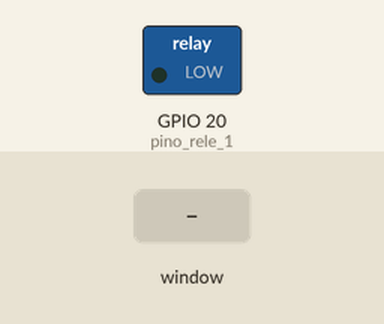
A program run on a simulated Raspberry Pi (BCM pin numbers). Shown: switched loads named in the program (green lamp = pin HIGH). The test bench sets the inputs (shaded band). The desktop window is not drawn, its controls go by their first labels and the mouse button is held 0.15 s.

Above: at 1.2 s.
1.3 s: control labelled "Ligar" in the window clicked
At 2.3 s:
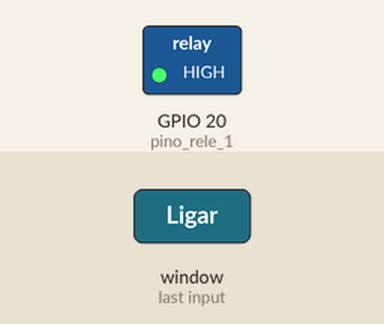
Timing chart, 0 to 4.3 s (numbered marks = the images above; inputs shaded):
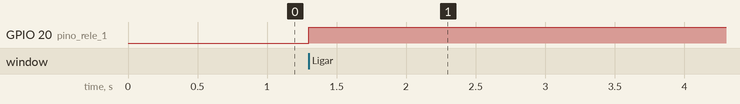

The program:

CodigoRele.py
```python
#
# Controle de relé em Python (IDLE 3.5.3) e Tkinter para Raspberry Pi.


# Data: 29/04/2019
# --------------------------------------------------------------------

from tkinter import *
import RPi.GPIO as GPIO

# Configuração das GPIOs (BCM)
pino_rele_1 = 20

GPIO.setmode(GPIO.BCM)
GPIO.setup(pino_rele_1, GPIO.OUT)

class App:
    def __init__(self, master=None):

        #Configurar nomes dos relés e app de sua preferência
        self.tituloRele1 = "Rele Solenoide"
        ##self.tituloApp = "If Maker - Irrigação"
        self.fonteApp = ("Calibri", "12")

        #Container e widget Título
        self.containerTitulo = Frame(master)
        self.containerTitulo["pady"] = 10
        self.containerTitulo["padx"] = 50
        self.containerTitulo.pack()

        self.tituloApp = Label(self.containerTitulo, font=self.fonteApp)
        self.tituloApp.pack()

        #Container e widgets Relé 1
        self.containerRele1 = Frame(master)
        self.containerRele1["padx"] = 50
        self.containerRele1["pady"] = 5
        self.containerRele1.pack()

        self.tituloRele1 = Label(self.containerRele1, text=self.tituloRele1, font=self.fonteApp)
        self.tituloRele1.pack(side=LEFT)

        self.btnRele1 = Button(self.containerRele1, font=self.fonteApp)
        self.btnRele1["text"] = "Status"
        self.btnRele1["width"] = 12
        self.btnRele1["command"] = self.rele1
        self.btnRele1.pack()

        self.lerStatus()

    def rele1(self):
        if(GPIO.input(pino_rele_1) == 0):
            GPIO.output(pino_rele_1,1)
            self.btnRele1["text"] = "Desligar"
            self.btnRele1["bg"] = "#ef5350"
        elif(GPIO.input(pino_rele_1) == 1):
            GPIO.output(pino_rele_1,0)
            self.btnRele1["text"] = "Ligar"
            self.btnRele1["bg"] = "#66BB6A"

    def lerStatus(self):
        if(GPIO.input(pino_rele_1) == 1):
            self.btnRele1["text"] = "Desligar"
            self.btnRele1["bg"] = "#ef5350"
        elif(GPIO.input(pino_rele_1) == 0):
            self.btnRele1["text"] = "Ligar"
            self.btnRele1["bg"] = "#66BB6A"


root = Tk()
App(root)
# Título do app
root.title('If Maker - Irrigação')
# Bloquear janela
root.resizable(width=False, height=False)
# Tamanho da janela
root.geometry("400x200")
root.mainloop()
# Limpa as GPIOs
GPIO.cleanup()
```

Measured:
- after the input at 1.3 s, GPIO 20 (pino_rele_1): LOW → HIGH at once
